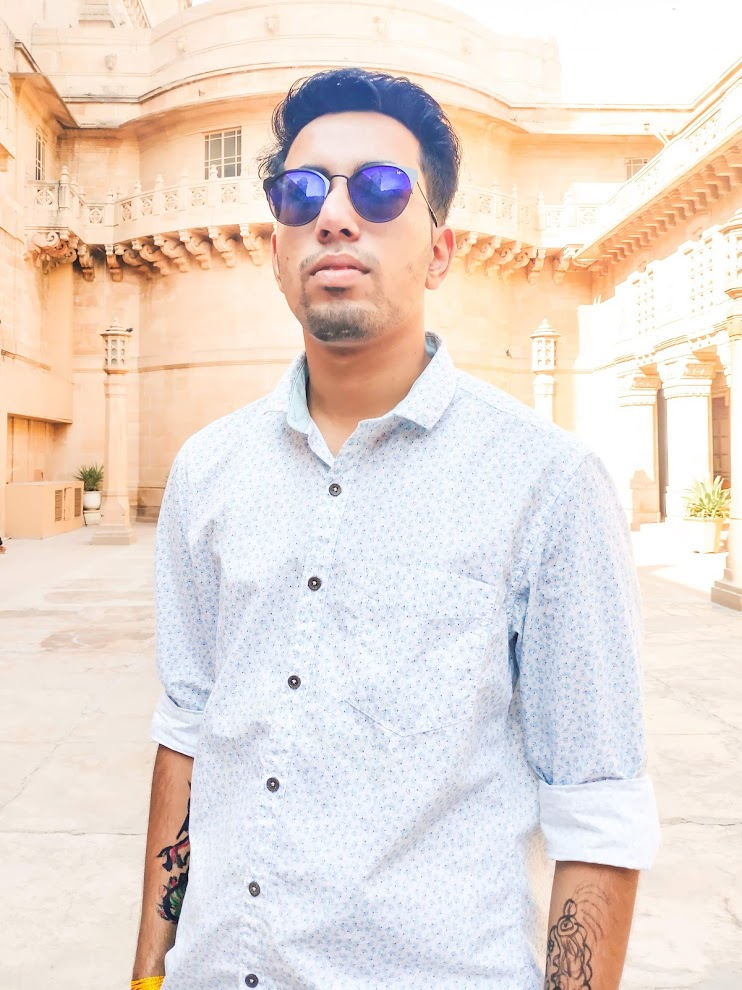
#> input picture portrait_small.jpg, 742 x 990 px
$ python pencil-sketch.py
#> lines starting #> are read from the running program, lines starting #| are printed output that depends on the picture
import cv2
import sys

# read image
image = cv2.imread('./portrait_small.jpg')
#> image is the input picture: shape (990, 742, 3); mean B, G, R 210.9, 218.8, 231.8

# check if image exists
if image is None:
    print("can not find image")
    sys.exit()

# convert to gray scale
grayImage = cv2.cvtColor(image, cv2.COLOR_BGR2GRAY)
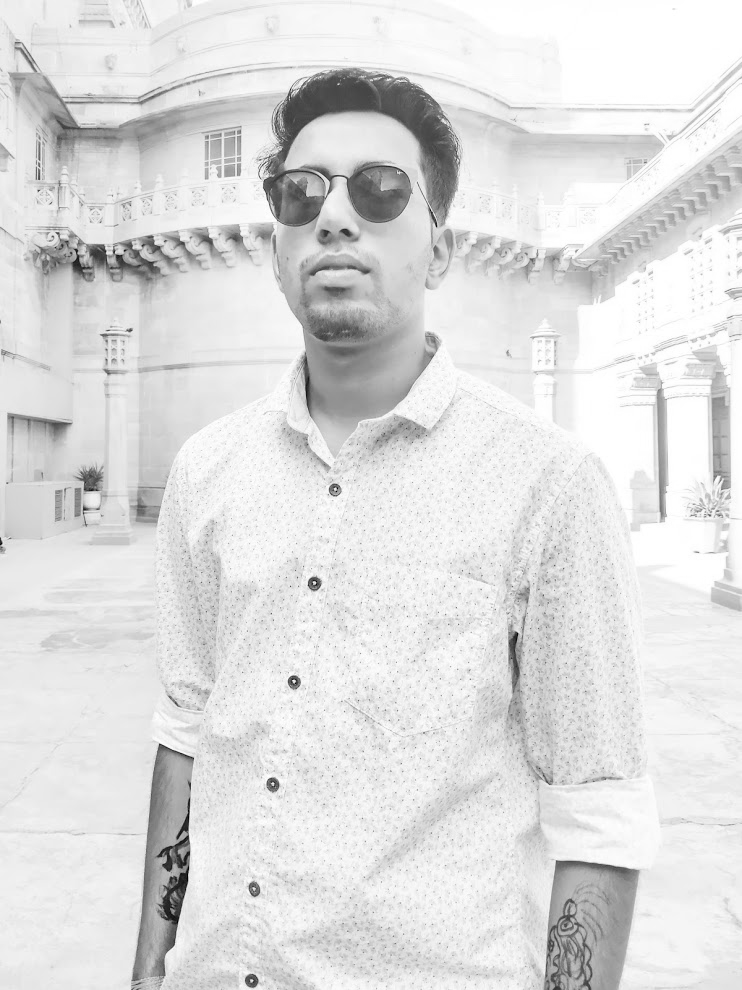
#> grayImage: shape (990, 742); min 1, max 255, mean 221.8

# invert the gray image
grayImageInv = 255 - grayImage
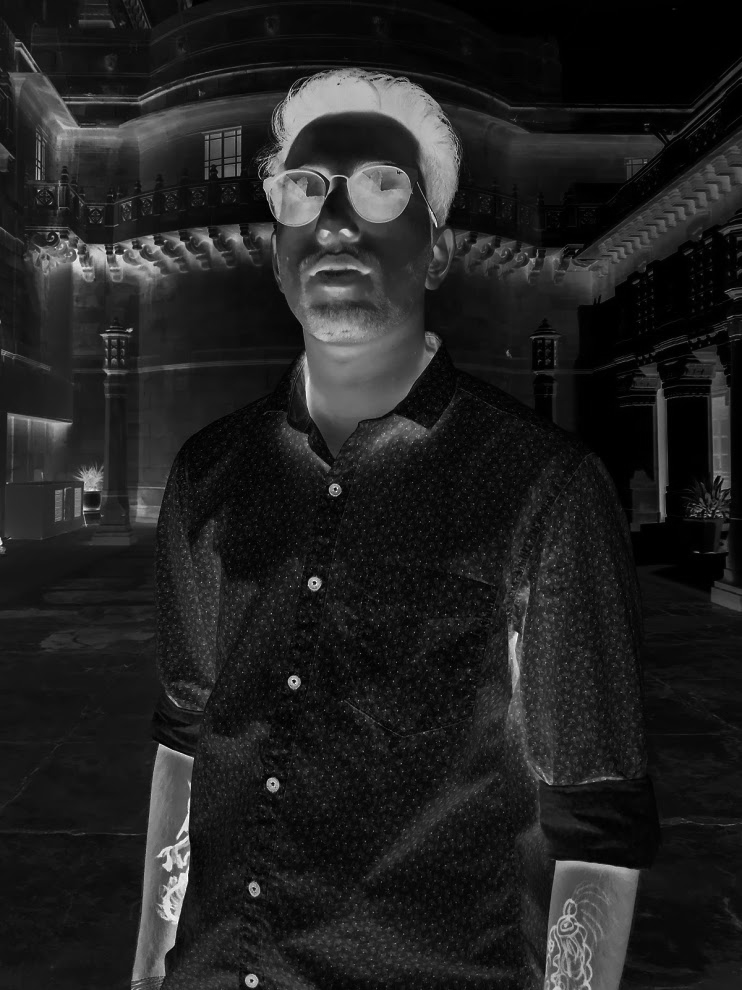
#> grayImageInv: shape (990, 742); min 0, max 254, mean 33.2

# Apply gaussian blur
grayImageInv = cv2.GaussianBlur(grayImageInv, (21, 21), 0)
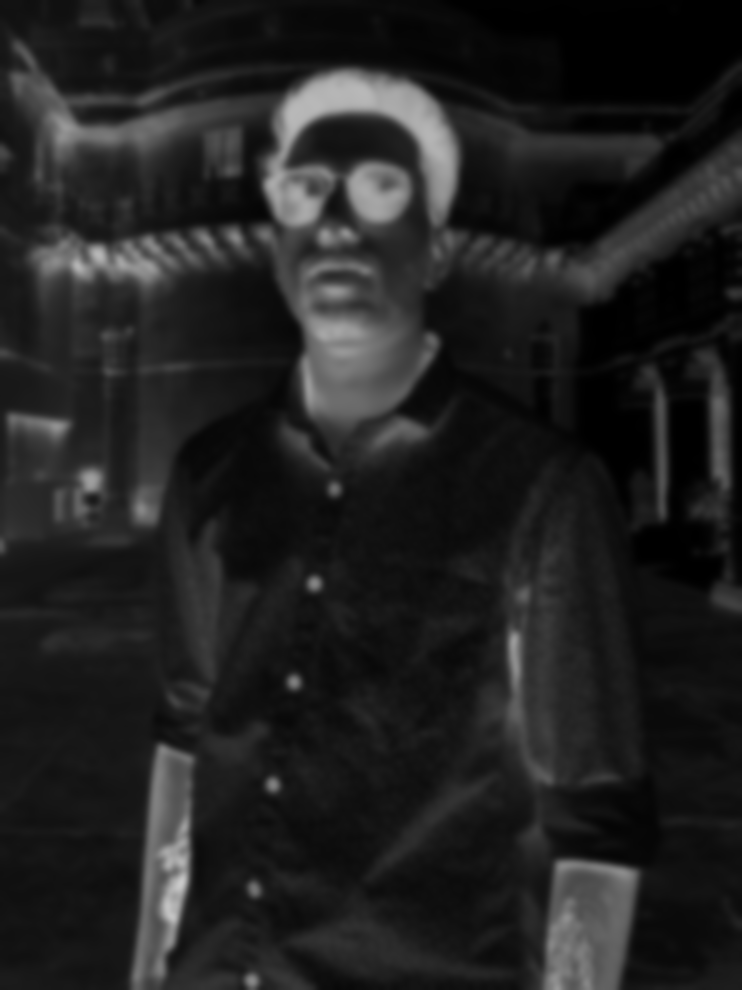
#> grayImageInv: shape (990, 742); min 0, max 202, mean 33.2

# blend using color dodge
output = cv2.divide(grayImage, 255-grayImageInv, scale=256.0)
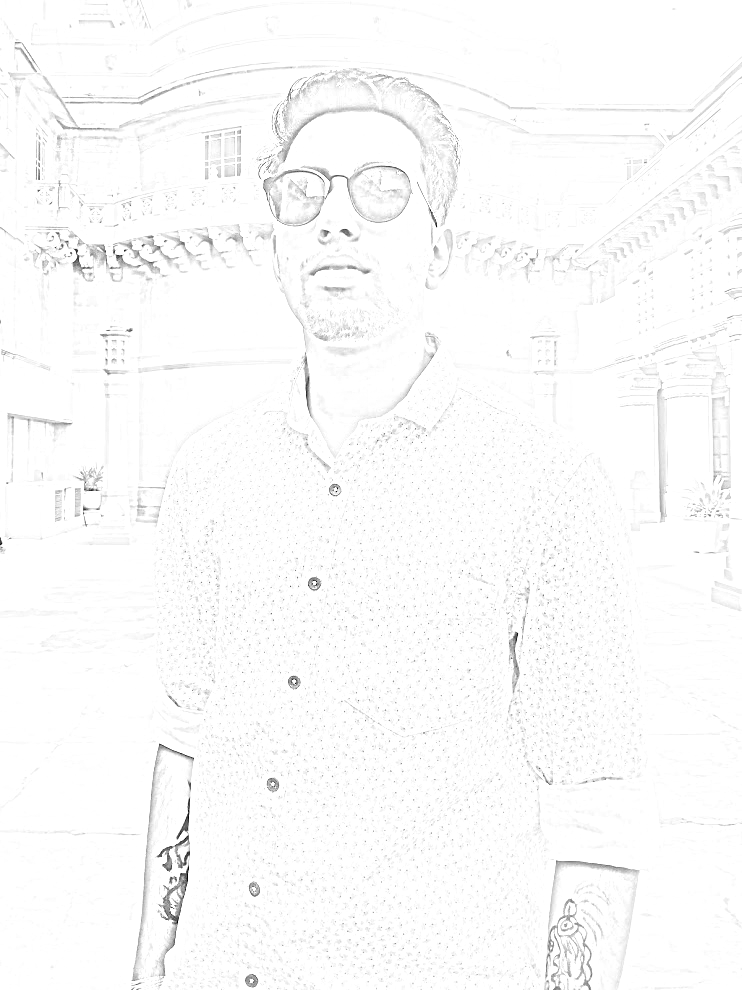
#> output: shape (990, 742); min 2, max 255, mean 251

# create windows to dsiplay images
cv2.namedWindow("image", cv2.WINDOW_AUTOSIZE)
cv2.namedWindow("pencilsketch", cv2.WINDOW_AUTOSIZE)

# display images
cv2.imshow("image", image)
cv2.imshow("pencilsketch", output)

# press esc to exit the program
cv2.waitKey(0)

# close all the opened windows
cv2.destroyAllWindows()

$ run again, with new.jpg copied over portrait_small.jpg
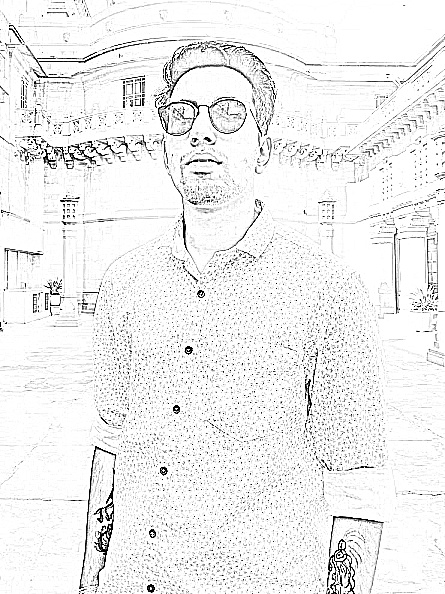
#> input picture new.jpg, 445 x 594 px
#> image is the input picture: shape (594, 445, 3); min 0, max 255, mean 238.5
#> `grayImageInv = 255 - grayImage`:
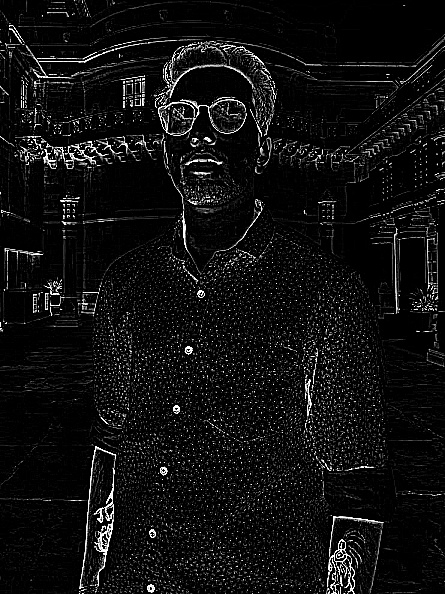
#> grayImageInv: shape (594, 445); min 0, max 255, mean 16.5
#> `grayImageInv = cv2.GaussianBlur(grayImageInv, (21, 21), 0)`:
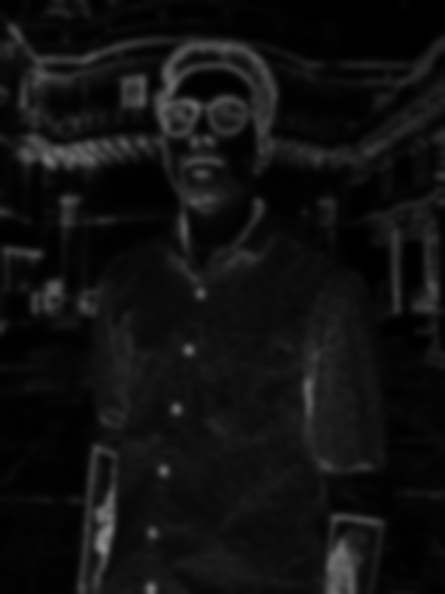
#> grayImageInv: shape (594, 445); min 0, max 140, mean 16.5
